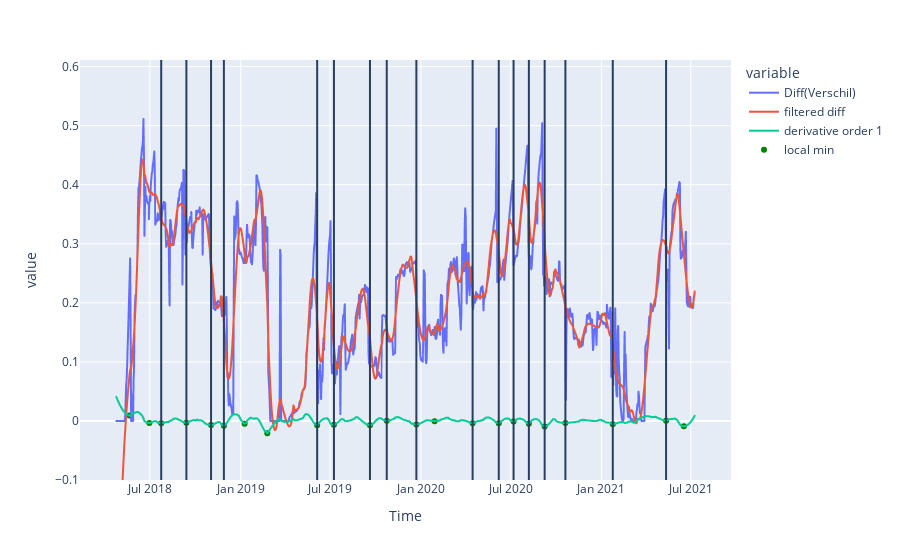

Notebook source saved alongside this figure:
### Markdown cell above
### Okay, you can try different numbers in the cell below. The plot isn't the best without the second y-axis but you only need the vertical lines for now. The lines need to be on all the drops that look like mowing but not at the other ones so it's tough. I left the minimum filter on right now but the filters set to 1 because it gives decent results with it on. I tried (20, 55, 4, 1, True, 1, 1, 1).

### Code cell
n = 20  # number of points to be checked before and after for the min and max points
window_len = 55 # for the filter, smaller number results in a line that fits the data better
poly_num = 4 # degree polynomial. higher number result in less smoothing of the original line
derivative_degree = 1 # degree derivative :D

# the next parameters are there to filter the local minimums 
filter_mins = True  # set to True if you want to filter the minimums
treshold_mean = 1   # This checks if there was a drop, if the new value is below a certain treshold of the mean of all points.
                    # This one is for cases where the graph spikes, and returns to the original curve, not sure if this is
                    # the way the go though. 
treshold_prev = 1   # this parameter checks if there is a significant difference in means of the previous 
                    # weeks (number of weeks adjustable as well) and the current value (where it dropped to)
nr_prev_weeks = 1   # this is for changing the number of weeks the function looks back to attain the mean

# get the data
data = filter_data(df_leij, window_len, poly_num, derivative_degree, default = True)
data['Diff(Verschil)'] = data['Diff(Verschil)'].clip(lower = 0)
data['Time'] = pd.to_datetime(data['Time'])
data = data.set_index('Time', drop = True)

# Find local peaks
data['min'] = data.iloc[argrelextrema(data['derivative order 1'].values, np.less_equal,
                    order=n)[0]]['derivative order 1']

# start plot
fig = px.line(data, data.index, ['Diff(Verschil)', 'filtered diff', 'derivative order 1'])

fig.add_scatter(x = data.index, y = data['min'], mode = 'markers', marker = {'color' : 'green'}, name = 'local min')

mins = data[data['min'].notnull()]
min_dates = []


# local minimums filter
for i, d in mins.iterrows():
    if filter_mins == True:
        if d['Diff(Verschil)'] / data[i + datetime.timedelta(weeks=-nr_prev_weeks) : i]\
                                            ['Diff(Verschil)'].describe()['mean'] < treshold_prev:

            if d['Diff(Verschil)'] < data['Diff(Verschil)'].describe(
                percentiles = [treshold_mean])[str(int(treshold_mean*100))+'%']:
                min_dates.append(i)
    else:
        min_dates.append(i)

# add minimums lines to plot
for m in min_dates:
    fig.add_vline(x = m)
    
fig.update_yaxes(range=[-0.1, data['Diff(Verschil)'].describe()['max'] + 0.1])
fig.show()

### Figure 1 — Plotly figure (JSON) as saved in the notebook; plotly's stock layout.template omitted (floating-point values rounded to 4 significant figures; data arrays with more than 128 entries replaced by an {"elided": "..."} marker saying what was removed)
{"data": [{"hovertemplate": "variable=Diff(Verschil)<br>Time=%{x}<br>value=%{y}<extra></extra>", "legendgroup": "Diff(Verschil)", "line": {"color": "#636efa", "dash": "solid"}, "marker": {"symbol": "circle"}, "mode": "lines", "name": "Diff(Verschil)", "showlegend": true, "type": "scattergl", "x": {"elided": "1173 str values"}, "xaxis": "x", "y": {"elided": "1173 float values"}, "yaxis": "y"}, {"hovertemplate": "variable=filtered diff<br>Time=%{x}<br>value=%{y}<extra></extra>", "legendgroup": "filtered diff", "line": {"color": "#EF553B", "dash": "solid"}, "marker": {"symbol": "circle"}, "mode": "lines", "name": "filtered diff", "showlegend": true, "type": "scattergl", "x": {"elided": "1173 str values"}, "xaxis": "x", "y": {"elided": "1173 float values"}, "yaxis": "y"}, {"hovertemplate": "variable=derivative order 1<br>Time=%{x}<br>value=%{y}<extra></extra>", "legendgroup": "derivative order 1", "line": {"color": "#00cc96", "dash": "solid"}, "marker": {"symbol": "circle"}, "mode": "lines", "name": "derivative order 1", "showlegend": true, "type": "scattergl", "x": {"elided": "1173 str values"}, "xaxis": "x", "y": {"elided": "1173 float values"}, "yaxis": "y"}, {"marker": {"color": "green"}, "mode": "markers", "name": "local min", "type": "scatter", "x": {"elided": "1173 str values"}, "y": {"elided": "1173 float values"}}], "layout": {"legend": {"title": {"text": "variable"}, "tracegroupgap": 0}, "margin": {"t": 60}, "shapes": [{"type": "line", "x0": "2018-07-24T00:00:00+00:00", "x1": "2018-07-24T00:00:00+00:00", "xref": "x", "y0": 0, "y1": 1, "yref": "y domain"}, {"type": "line", "x0": "2018-09-13T00:00:00+00:00", "x1": "2018-09-13T00:00:00+00:00", "xref": "x", "y0": 0, "y1": 1, "yref": "y domain"}, {"type": "line", "x0": "2018-11-02T00:00:00+00:00", "x1": "2018-11-02T00:00:00+00:00", "xref": "x", "y0": 0, "y1": 1, "yref": "y domain"}, {"type": "line", "x0": "2018-11-28T00:00:00+00:00", "x1": "2018-11-28T00:00:00+00:00", "xref": "x", "y0": 0, "y1": 1, "yref": "y domain"}, {"type": "line", "x0": "2019-06-05T00:00:00+00:00", "x1": "2019-06-05T00:00:00+00:00", "xref": "x", "y0": 0, "y1": 1, "yref": "y domain"}, {"type": "line", "x0": "2019-07-09T00:00:00+00:00", "x1": "2019-07-09T00:00:00+00:00", "xref": "x", "y0": 0, "y1": 1, "yref": "y domain"}, {"type": "line", "x0": "2019-09-20T00:00:00+00:00", "x1": "2019-09-20T00:00:00+00:00", "xref": "x", "y0": 0, "y1": 1, "yref": "y domain"}, {"type": "line", "x0": "2019-10-24T00:00:00+00:00", "x1": "2019-10-24T00:00:00+00:00", "xref": "x", "y0": 0, "y1": 1, "yref": "y domain"}, {"type": "line", "x0": "2019-12-23T00:00:00+00:00", "x1": "2019-12-23T00:00:00+00:00", "xref": "x", "y0": 0, "y1": 1, "yref": "y domain"}, {"type": "line", "x0": "2020-04-15T00:00:00+00:00", "x1": "2020-04-15T00:00:00+00:00", "xref": "x", "y0": 0, "y1": 1, "yref": "y domain"}, {"type": "line", "x0": "2020-06-07T00:00:00+00:00", "x1": "2020-06-07T00:00:00+00:00", "xref": "x", "y0": 0, "y1": 1, "yref": "y domain"}, {"type": "line", "x0": "2020-07-07T00:00:00+00:00", "x1": "2020-07-07T00:00:00+00:00", "xref": "x", "y0": 0, "y1": 1, "yref": "y domain"}, {"type": "line", "x0": "2020-08-07T00:00:00+00:00", "x1": "2020-08-07T00:00:00+00:00", "xref": "x", "y0": 0, "y1": 1, "yref": "y domain"}, {"type": "line", "x0": "2020-09-08T00:00:00+00:00", "x1": "2020-09-08T00:00:00+00:00", "xref": "x", "y0": 0, "y1": 1, "yref": "y domain"}, {"type": "line", "x0": "2020-10-20T00:00:00+00:00", "x1": "2020-10-20T00:00:00+00:00", "xref": "x", "y0": 0, "y1": 1, "yref": "y domain"}, {"type": "line", "x0": "2021-01-24T00:00:00+00:00", "x1": "2021-01-24T00:00:00+00:00", "xref": "x", "y0": 0, "y1": 1, "yref": "y domain"}, {"type": "line", "x0": "2021-05-12T00:00:00+00:00", "x1": "2021-05-12T00:00:00+00:00", "xref": "x", "y0": 0, "y1": 1, "yref": "y domain"}], "xaxis": {"anchor": "y", "domain": [0, 1], "title": {"text": "Time"}}, "yaxis": {"anchor": "x", "domain": [0, 1], "range": [-0.1, 0.6111], "title": {"text": "value"}}}}
